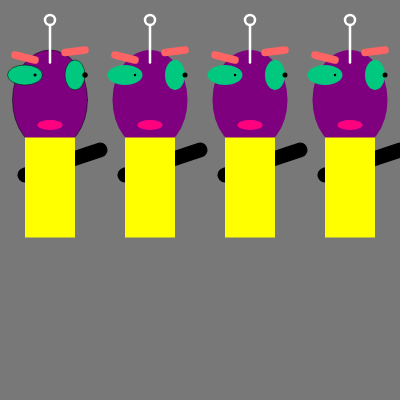
Frame 1 (no input)
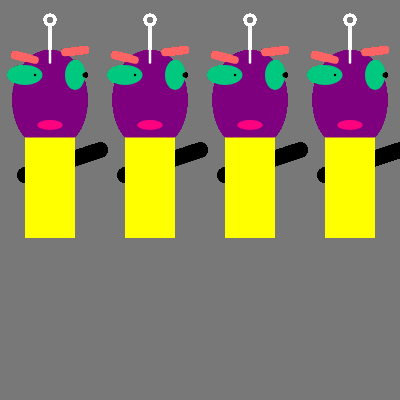
Frame 60 (no input)
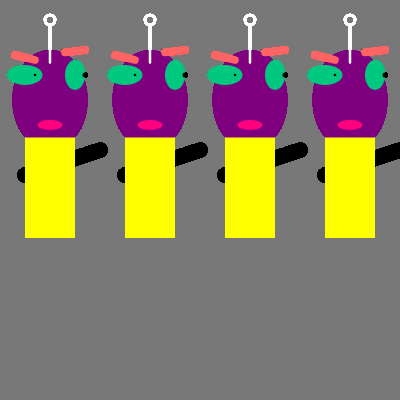
Frame 120 (the mouse pressed at the canvas centre since frame 60)

The p5.js sketch that drew these frames (run headless with seeded random() and noise() and a simulated clock; from frame 60 on, the mouse is pressed at the canvas centre):

// p5.js sketch
// ── sketch.js
// re-mix of zoog using functions.
//
function setup() {
  // Create square drawing canvas 
  createCanvas(400, 400);

  const Dark_gray_color = 120;
  background(Dark_gray_color);
}

function draw() {
  
  translate(-50,0);
  scale(0.5);
  draw_zoog();
  
  translate(200,0);
  draw_zoog();

  translate(200,0);
  draw_zoog();

  translate(200,0);
  draw_zoog();
}

function draw_zoog() {
  Purple_face();
  Green_eyes();
  Black_pupils();
  Orange_eyebrows();
  Antenna();
  Pink_mouth();
  Black_arms();
  Yellow_body();
}

function Purple_face() {
  fill(127, 0, 127);
  ellipse(200, 200, 150, 200);
}

function Green_eyes() {
  fill(0, 200, 127);
  ellipse(150, 150, 70, 40);
  ellipse(250, 150, 40, 60);
}

function Black_pupils() {
  fill(0);
  ellipse(170, 150, 5, 5);
  ellipse(270, 150, 10, 10);
}

function Orange_eyebrows() {
  stroke(255, 100, 100);
  strokeWeight(15);
  line(130, 110, 170, 120);
  line(230, 105, 270, 100);
}

function Antenna() {
  stroke(255);
  strokeWeight(5);
  line(200, 125, 200, 50);
  noFill();
  ellipse(200, 40, 20, 20);
}

function Pink_mouth() {
  noStroke();
  fill(255, 0, 127);
  ellipse(200, 250, 50, 20);
}

function Black_arms() {
  stroke(0);
  strokeWeight(30);
  line(150, 350, 300, 300);
}

function Yellow_body() {
  noStroke();
  fill(255, 255, 0);
  rect(150, 275, 100, 200);
}

// From: https://editor.p5js.org/mimiyin/sketches/SiMFwzSGS
